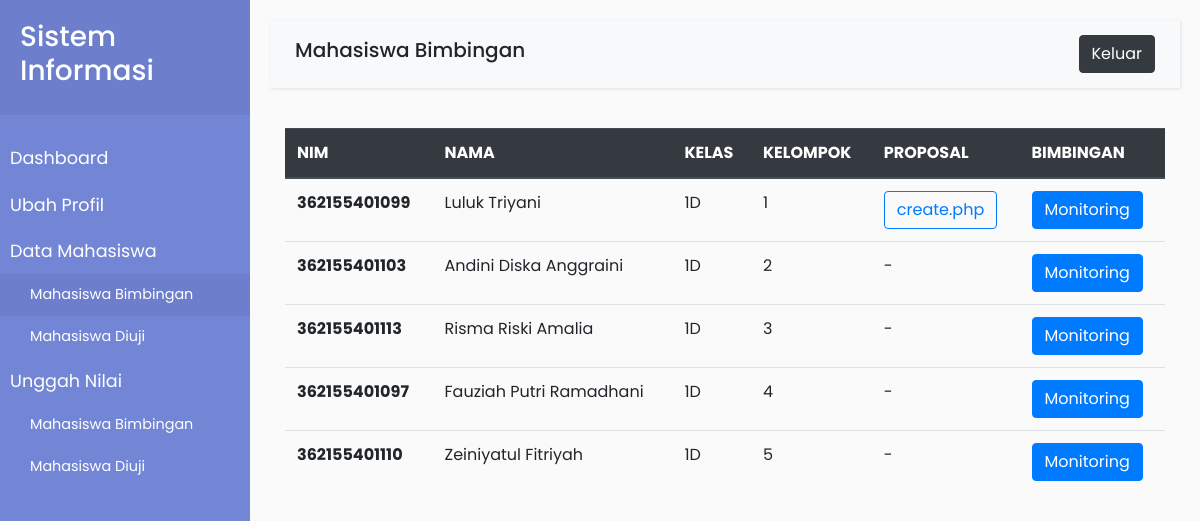
/mhs-bimbingan.php (signed in), run on the app's committed database.
### tables this page shows
CREATE TABLE `mahasiswa` (
  `id` int(11) NOT NULL,
  `nama` varchar(45) NOT NULL,
  `nim` varchar(45) NOT NULL,
  `kelas` varchar(45) NOT NULL,
  `email` varchar(45) NOT NULL,
  `alamat` varchar(45) NOT NULL,
  `user_id` int(11) DEFAULT NULL,
  `anggota_kelompok_id` int(11) DEFAULT NULL
);

CREATE TABLE `anggota_kelompok` (
  `id` int(11) NOT NULL,
  `nama_anggota` varchar(45) DEFAULT NULL,
  `nim` varchar(45) NOT NULL
);

CREATE TABLE `pendaftaran_kp` (
  `id` int(11) NOT NULL,
  `tempat_kp` varchar(45) NOT NULL,
  `alamat_kp` varchar(45) NOT NULL,
  `tanggal_mulai` date NOT NULL,
  `tanggal_selesai` date NOT NULL,
  `proposal` varchar(45) NOT NULL,
  `anggota_kelompok_id` int(11) DEFAULT NULL,
  `dosen_id` int(11) NOT NULL,
  `perusahaan_id` int(11) DEFAULT NULL
);

### mhs-bimbingan.php (the view, shortened to what this page needs)
<?php
include 'koneksi.php';
$id = $_SESSION['id'];
$datamhs = mysqli_query($conn, "SELECT * FROM mahasiswa JOIN anggota_kelompok ON mahasiswa.anggota_kelompok_id=anggota_kelompok.id JOIN pendaftaran_kp on anggota_kelompok.id=pendaftaran_kp.anggota_kelompok_id WHERE dosen_id='$id' AND nama_anggota IS NOT NULL");
?>
<!DOCTYPE html>
<html>
<head>
    <link rel="stylesheet" href="assets/css/bootstrap.css">
    <link rel="stylesheet" href="assets/css/style.css">
</head>
<body>
    <div class="wrapper">
        <nav id="sidebar">
            <div class="sidebar-header">
                <h3>Sistem Informasi</h3>
            </div>
            <ul class="list-unstyled components">
                <li><a href="dashboard-dosen.php">Dashboard</a></li>
                <li><a href="profil-dosen.php">Ubah Profil</a></li>
                <li>
                    <a>Data Mahasiswa</a>
                    <ul class="list-unstyled" id="homeSubmenu">
                        <li class="active">
                            <a href="mhs-bimbingan.php">Mahasiswa Bimbingan</a>
                        </li>
                        <li>
                            <a href="mhs-uji.php">Mahasiswa Diuji</a>
                        </li>
                    </ul>
                </li>
                <li>
                    <a>Unggah Nilai</a>
                    <ul class="list-unstyled" id="homeSubmenu">
                        <li>
                            <a href="nilai-bimbingan.php">Mahasiswa Bimbingan</a>
                        </li>
                        <li>
                            <a href="nilai-uji.php">Mahasiswa Diuji</a>
                        </li>
                    </ul>
                </li>
            </ul>
        </nav>
        <div id="content">
            <nav class="navbar navbar-expand-lg navbar-light bg-light">
                <div class="container-fluid">
                    <h5>Mahasiswa Bimbingan</h5>
                    <a href="logout.php" class="btn btn-dark">Keluar</a>
                </div>
            </nav>
            <div class="container">
                <table class="table">
                    <thead class="thead-dark">
                        <tr>
                            <th scope="col">NIM</th>
                            <th scope="col">NAMA</th>
                            <th scope="col">KELAS</th>
                            <th scope="col">KELOMPOK</th>
                            <th scope="col">PROPOSAL</th>
                            <th scope="col">BIMBINGAN</th>
                        </tr>
                    </thead>
                    <tbody>
                        <?php foreach ($datamhs as $mhs) { ?>
                        <tr>
                            <th scope="row"><?php echo $mhs['nim']; ?></th>
                            <td><?php echo $mhs['nama']; ?></td>
                            <td><?php echo $mhs['kelas']; ?></td>
                            <td>
                                <?php if(is_null($mhs['nama_anggota'])) {?>
                                    -
                                <?php } else { echo $mhs['nama_anggota']; }?>
                            </td>
                            <td>
                                <?php if($mhs['proposal'] != '') {?>
                                    <a href="file/<?php echo $mhs['proposal']; ?>" class="btn btn-outline-primary"><?php echo $mhs['proposal']; ?></a>
                                <?php } else { echo "-"; }?>
                            </td>
                            <td>
                                <a href="monitoring-mhs.php?id=<?php echo $mhs['anggota_kelompok_id']; ?>" class="btn btn-primary">Monitoring</a>
                            </td>
                        </tr>
                        <?php } ?>
                    </tbody>
                </table>
            </div>
        </div>
    </div>
</body>
</html>

### assets/css/style.css (style rules this page uses)
body { font-family: 'Poppins', sans-serif; background: #fafafa; }
a, a:hover, a:focus { color: inherit; text-decoration: none; transition: all 0.3s; }
.navbar { padding: 15px 10px; background: #fff; border: none; border-radius: 0; margin-bottom: 40px; box-shadow: 1px 1px 3px rgba(0, 0, 0, 0.1); }
.wrapper { display: flex; width: 100%; align-items: stretch; }
#sidebar { min-width: 250px; max-width: 250px; background: #7386D5; color: #fff; transition: all 0.3s; }
#sidebar .sidebar-header { padding: 20px; background: #6d7fcc; }
#sidebar ul.components { padding: 20px 0; }
#sidebar ul li a { padding: 10px; font-size: 1.1em; display: block; }
nav .active { color: #fff; background: #6d7fcc; }
ul ul a { font-size: 0.9em !important; padding-left: 30px !important; }
#content { width: 100%; padding: 20px; min-height: 100vh; transition: all 0.3s; }

### data on the page
mahasiswa: anggota_kelompok.nim "362155401099", nama "Luluk Triyani", kelas "1D", anggota_kelompok.nama_anggota "1", pendaftaran_kp.proposal "create.php"
mahasiswa: anggota_kelompok.nim "362155401103", nama "Andini Diska Anggraini", kelas "1D", anggota_kelompok.nama_anggota "2"
mahasiswa: anggota_kelompok.nim "362155401113", nama "Risma Riski Amalia", kelas "1D", anggota_kelompok.nama_anggota "3"
mahasiswa: anggota_kelompok.nim "362155401097", nama "Fauziah Putri Ramadhani", kelas "1D", anggota_kelompok.nama_anggota "4"
mahasiswa: anggota_kelompok.nim "362155401110", nama "Zeiniyatul Fitriyah", kelas "1D", anggota_kelompok.nama_anggota "5"
